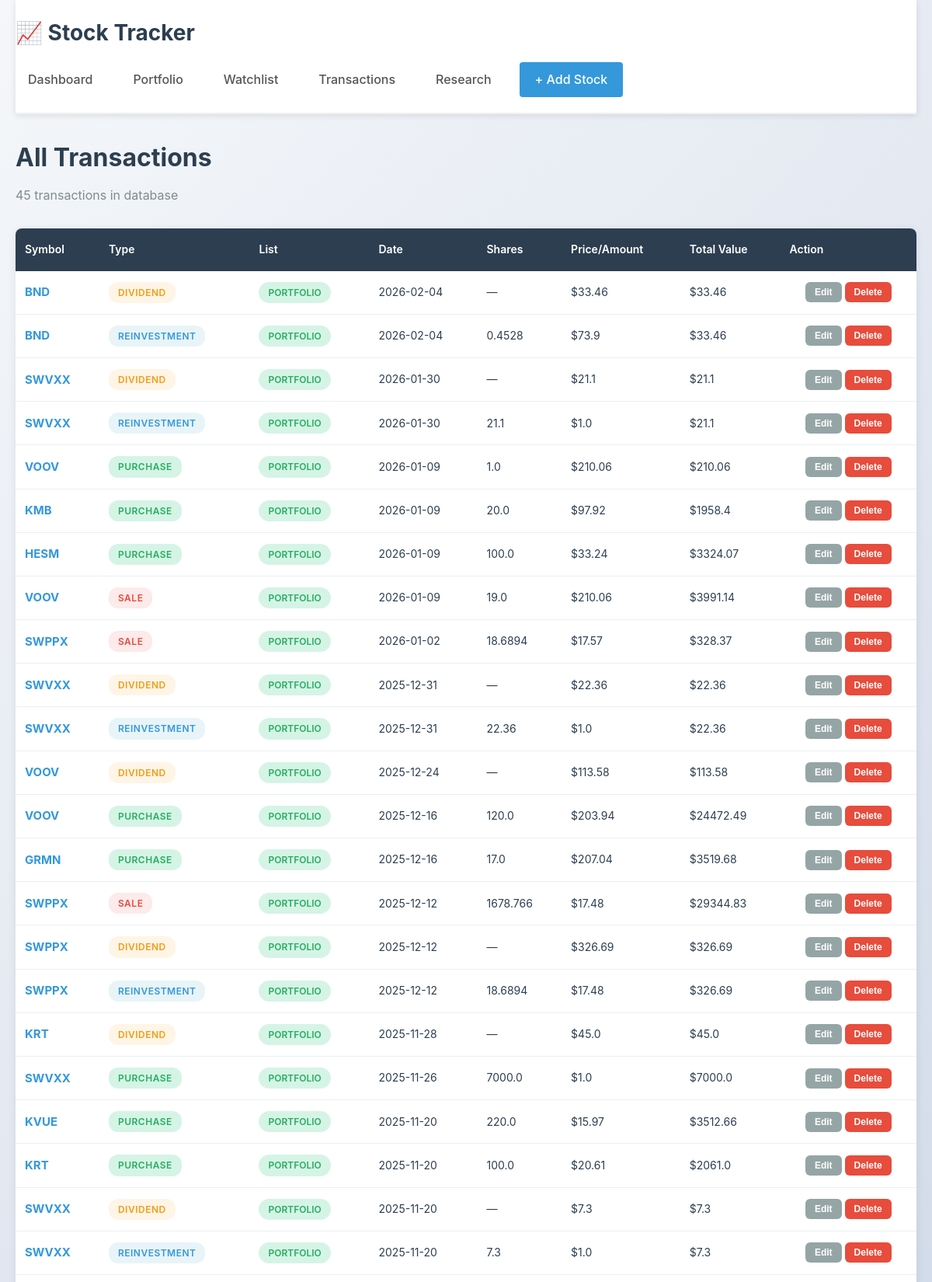
Page /transactions (upper part) on the committed database.
### app/models.py (models this page shows, shortened)
class Transaction(db.Model):
    id = db.Column(db.Integer, primary_key=True)
    symbol = db.Column(db.String(10), nullable=False)
    type = db.Column(db.String(20), nullable=False)  # 'purchase', 'sale', 'dividend', 'reinvestment'
    date = db.Column(db.Date, nullable=False)
    shares = db.Column(db.Float)  # For purchase, sale, reinvestment
    price_per_share = db.Column(db.Float)  # For purchase, sale
    amount = db.Column(db.Float)  # For dividend amount received
    is_watchlist = db.Column(db.Boolean, default=False, nullable=False)
    created_at = db.Column(db.DateTime, nullable=False, default=datetime.utcnow)

### app/routes.py (the view)
@main_bp.route('/transactions')
def transactions():
    all_transactions = Transaction.query.order_by(Transaction.date.desc()).all()
    transactions_data = []
    for txn in all_transactions:
        transactions_data.append({
            'transaction': txn,
            'stock_symbol': txn.symbol,
            'type_display': txn.type.capitalize(),
            'list_type': 'Watchlist' if txn.is_watchlist else 'Portfolio'
        })
    return render_template('transactions.html', transactions=transactions_data)

### app/templates/transactions.html (shortened to what this page needs)
{% extends "base.html" %}
{% block content %}
<div class="portfolio-header">
    <h2>All Transactions</h2>
    <p class="subtitle">{{ transactions|length }} transaction{{ 's' if transactions|length != 1 else '' }} in database</p>
</div>
{% if transactions %}
    <div class="stocks-table-container">
        <table class="stocks-table">
            <thead>
                <tr>
                    <th>Symbol</th>
                    <th>Type</th>
                    <th>List</th>
                    <th>Date</th>
                    <th>Shares</th>
                    <th>Price/Amount</th>
                    <th>Total Value</th>
                    <th>Action</th>
                </tr>
            </thead>
            <tbody>
                {% for item in transactions %}
                    <tr>
                        <td class="symbol-cell"><strong>{{ item.stock_symbol }}</strong></td>
                        <td>
                            {% if item.transaction.type == 'purchase' %}
                                <span class="transaction-badge purchase">Purchase</span>
                            {% elif item.transaction.type == 'sale' %}
                                <span class="transaction-badge sale">Sale</span>
                            {% elif item.transaction.type == 'dividend' %}
                                <span class="transaction-badge dividend">Dividend</span>
                            {% elif item.transaction.type == 'reinvestment' %}
                                <span class="transaction-badge reinvestment">Reinvestment</span>
                            {% endif %}
                        </td>
                        <td>
                            <span class="list-type-badge {% if item.list_type == 'Portfolio' %}portfolio{% else %}watchlist{% endif %}">
                                {{ item.list_type }}
                            </span>
                        </td>
                        <td>{{ item.transaction.date.strftime('%Y-%m-%d') }}</td>
                        <td>
                            {% if item.transaction.shares %}
                                {{ item.transaction.shares|round(4) }}
                            {% else %}
                                —
                            {% endif %}
                        </td>
                        <td>
                            {% if item.transaction.type == 'dividend' %}
                                ${{ item.transaction.amount|round(2) }}
                            {% elif item.transaction.price_per_share %}
                                ${{ item.transaction.price_per_share|round(2) }}
                            {% else %}
                                —
                            {% endif %}
                        </td>
                        <td>
                            {% if item.transaction.shares and item.transaction.price_per_share %}
                                ${{ (item.transaction.shares * item.transaction.price_per_share)|round(2) }}
                            {% elif item.transaction.amount %}
                                ${{ item.transaction.amount|round(2) }}
                            {% else %}
                                —
                            {% endif %}
                        </td>
                        <td class="action-cell">
                            <form method="GET" action="{{ url_for('main.edit_transaction', txn_id=item.transaction.id) }}" style="display: inline;">
                                <button type="submit" class="btn btn-small btn-secondary">Edit</button>
                            </form>
                            <form method="POST" action="{{ url_for('main.delete_transaction', txn_id=item.transaction.id) }}" onsubmit="return confirm('Are you sure you want to delete this {{ item.transaction.type }} transaction?');" style="display: inline;">
                                <button type="submit" class="btn btn-small btn-danger">Delete</button>
                            </form>
                        </td>
                    </tr>
                {% endfor %}
            </tbody>
        </table>
    </div>
{% else %}
    <div class="empty-state">
        <h3>No transactions yet</h3>
        <p>Start tracking by adding stocks to your portfolio.</p>
        <a href="{{ url_for('main.add_stock', type='portfolio') }}" class="btn btn-primary">Add Your First Stock</a>
    </div>
{% endif %}
{% endblock %}

### app/static/style.css (style rules this page uses)
* { margin: 0; padding: 0; box-sizing: border-box; }
html, body { height: 100%; }
body { font-family: -apple-system, BlinkMacSystemFont, 'Segoe UI', Roboto, Oxygen, Ubuntu, Cantarell, sans-serif; background: linear-gradient(135deg, #f5f7fa 0%, #c3cfe2 100%); color: #333; line-height: 1.6; min-height: 100vh; display: flex; flex-direction: column; }
.portfolio-header { margin-bottom: 30px; }
.portfolio-header h2 { font-size: 32px; color: #2c3e50; margin-bottom: 10px; }
.subtitle { color: #7f8c8d; font-size: 16px; }
.btn-secondary { background-color: #95a5a6; color: white; border: none; border-radius: 4px; cursor: pointer; transition: background-color 0.2s; }
.stocks-table-container { background: white; border-radius: 8px; overflow: hidden; box-shadow: 0 2px 12px rgba(0, 0, 0, 0.08); margin-bottom: 30px; overflow-x: auto; }
.stocks-table { width: 100%; border-collapse: collapse; }
.stocks-table thead { background: #2c3e50; color: white; }
.stocks-table thead th { padding: 16px 12px; text-align: left; font-weight: 600; font-size: 14px; white-space: nowrap; }
.stocks-table tbody tr { border-bottom: 1px solid #ecf0f1; transition: background-color 0.2s ease; }
.stocks-table td { padding: 14px 12px; font-size: 14px; color: #2c3e50; }
.stocks-table .symbol-cell { font-size: 15px; font-weight: 600; color: #3498db; }
.list-type-badge { display: inline-block; padding: 4px 12px; border-radius: 20px; font-size: 12px; font-weight: 600; text-transform: uppercase; }
.list-type-badge.portfolio { background-color: #d5f4e6; color: #27ae60; }
.stocks-table .action-cell { text-align: center; }
.stocks-table .action-cell form { display: inline; }
.btn { padding: 10px 16px; border: none; border-radius: 6px; font-size: 14px; font-weight: 600; cursor: pointer; transition: all 0.3s ease; text-decoration: none; display: inline-block; text-align: center; }
.btn-secondary { background: #95a5a6; color: white; }
.btn-danger { background: #e74c3c; color: white; flex: 1; }
.btn-small { padding: 6px 12px; font-size: 12px; }
.transaction-badge { display: inline-block; padding: 4px 12px; border-radius: 12px; font-size: 11px; font-weight: 600; text-transform: uppercase; }
.transaction-badge.purchase { background-color: #d5f4e6; color: #27ae60; }
.transaction-badge.sale { background-color: #fdeaea; color: #e74c3c; }
.transaction-badge.dividend { background-color: #fef5e7; color: #f39c12; }
.transaction-badge.reinvestment { background-color: #e8f4f8; color: #3498db; }

### app/templates/transactions.html (style rules this page uses)
.transaction-badge { display: inline-block; padding: 4px 12px; border-radius: 12px; font-size: 12px; font-weight: 600; text-transform: uppercase; letter-spacing: 0.5px; }
.transaction-badge.purchase { background-color: #d5f4e6; color: #27ae60; }
.transaction-badge.sale { background-color: #fdeaea; color: #e74c3c; }
.transaction-badge.dividend { background-color: #fef5e7; color: #f39c12; }
.transaction-badge.reinvestment { background-color: #e8f4f8; color: #3498db; }

### rows in the picture
Transaction: stock_symbol "BND", type "DIVIDEND", list_type "PORTFOLIO", transaction "2026-02-04", transaction.amount "33.46"
Transaction: stock_symbol "BND", type "REINVESTMENT", list_type "PORTFOLIO", transaction "2026-02-04", transaction.shares "0.4528", transaction.price_per_share "73.9", shares+price_per_share "33.46"
Transaction: stock_symbol "SWVXX", type "DIVIDEND", list_type "PORTFOLIO", transaction "2026-01-30", transaction.amount "21.1"
Transaction: stock_symbol "SWVXX", type "REINVESTMENT", list_type "PORTFOLIO", transaction "2026-01-30", transaction.shares "21.1", transaction.price_per_share "1.0", shares+price_per_share "21.1"
Transaction: stock_symbol "VOOV", type "PURCHASE", list_type "PORTFOLIO", transaction "2026-01-09", transaction.shares "1.0", transaction.price_per_share "210.06", shares+price_per_share "210.06"
Transaction: stock_symbol "KMB", type "PURCHASE", list_type "PORTFOLIO", transaction "2026-01-09", transaction.shares "20.0", transaction.price_per_share "97.92", shares+price_per_share "1958.4"
Transaction: stock_symbol "HESM", type "PURCHASE", list_type "PORTFOLIO", transaction "2026-01-09", transaction.shares "100.0", transaction.price_per_share "33.24", shares+price_per_share "3324.07"
Transaction: stock_symbol "VOOV", type "SALE", list_type "PORTFOLIO", transaction "2026-01-09", transaction.shares "19.0", transaction.price_per_share "210.06", shares+price_per_share "3991.14"
Transaction: stock_symbol "SWPPX", type "SALE", list_type "PORTFOLIO", transaction "2026-01-02", transaction.shares "18.6894", transaction.price_per_share "17.57", shares+price_per_share "328.37"
Transaction: stock_symbol "SWVXX", type "DIVIDEND", list_type "PORTFOLIO", transaction "2025-12-31", transaction.amount "22.36"
Transaction: stock_symbol "SWVXX", type "REINVESTMENT", list_type "PORTFOLIO", transaction "2025-12-31", transaction.shares "22.36", transaction.price_per_share "1.0", shares+price_per_share "22.36"
Transaction: stock_symbol "VOOV", type "DIVIDEND", list_type "PORTFOLIO", transaction "2025-12-24", transaction.amount "113.58"
Transaction: stock_symbol "VOOV", type "PURCHASE", list_type "PORTFOLIO", transaction "2025-12-16", transaction.shares "120.0", transaction.price_per_share "203.94", shares+price_per_share "24472.49"
Transaction: stock_symbol "GRMN", type "PURCHASE", list_type "PORTFOLIO", transaction "2025-12-16", transaction.shares "17.0", transaction.price_per_share "207.04", shares+price_per_share "3519.68"
Transaction: stock_symbol "SWPPX", type "SALE", list_type "PORTFOLIO", transaction "2025-12-12", transaction.shares "1678.766", transaction.price_per_share "17.48", shares+price_per_share "29344.83"
Transaction: stock_symbol "SWPPX", type "DIVIDEND", list_type "PORTFOLIO", transaction "2025-12-12", transaction.amount "326.69"
Transaction: stock_symbol "SWPPX", type "REINVESTMENT", list_type "PORTFOLIO", transaction "2025-12-12", transaction.shares "18.6894", transaction.price_per_share "17.48", shares+price_per_share "326.69"
Transaction: stock_symbol "KRT", type "DIVIDEND", list_type "PORTFOLIO", transaction "2025-11-28", transaction.amount "45.0"
Transaction: stock_symbol "SWVXX", type "PURCHASE", list_type "PORTFOLIO", transaction "2025-11-26", transaction.shares "7000.0", transaction.price_per_share "1.0", shares+price_per_share "7000.0"
Transaction: stock_symbol "KVUE", type "PURCHASE", list_type "PORTFOLIO", transaction "2025-11-20", transaction.shares "220.0", transaction.price_per_share "15.97", shares+price_per_share "3512.66"
Transaction: stock_symbol "KRT", type "PURCHASE", list_type "PORTFOLIO", transaction "2025-11-20", transaction.shares "100.0", transaction.price_per_share "20.61", shares+price_per_share "2061.0"
Transaction: stock_symbol "SWVXX", type "DIVIDEND", list_type "PORTFOLIO", transaction "2025-11-20", transaction.amount "7.3"
Transaction: stock_symbol "SWVXX", type "REINVESTMENT", list_type "PORTFOLIO", transaction "2025-11-20", transaction.shares "7.3", transaction.price_per_share "1.0", shares+price_per_share "7.3"

### other values in the picture
{{ transactions|length }} "45"
{{ 's' if transactions|length != 1 else '' }} "s"
